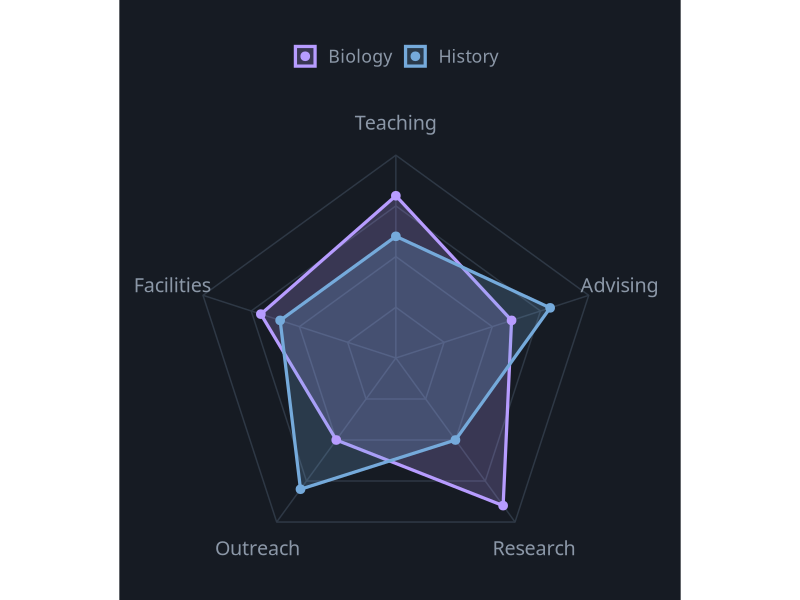
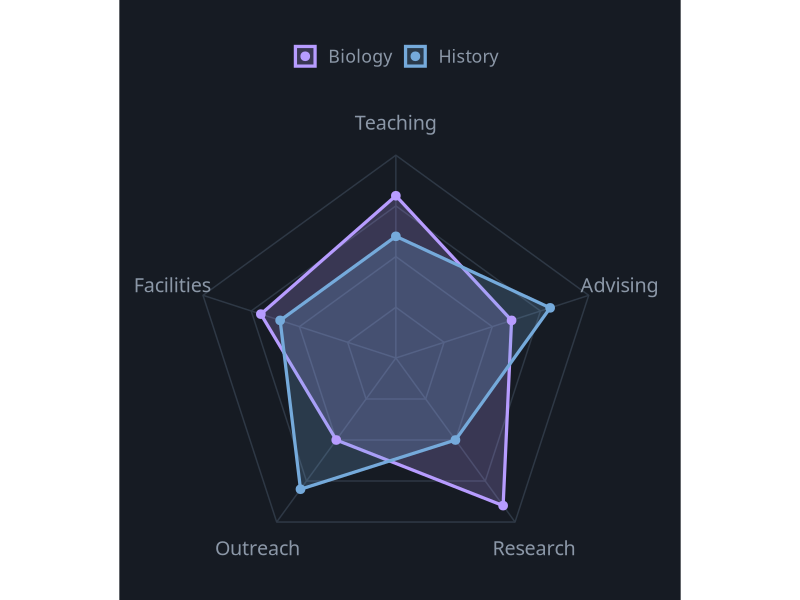

The R source for these figures, in order:
# Radar Chart
# Question: How does each program score across five review criteria?
# Put this script and radar.csv in the same folder, then in RStudio choose
# Session > Set Working Directory > To Source File Location.

library(tidyverse)

# ---- Gallery look: dark background, soft gray text ----
font <- "IBM Plex Sans"   # use "sans" if IBM Plex Sans is not installed
ink  <- "#8B97A7"

theme_gallery <- function() {
  theme_minimal(base_size = 16, base_family = font) +
    theme(
      plot.background  = element_rect(fill = "#161B23", color = NA),
      panel.grid       = element_line(color = "#222A34"),
      panel.grid.minor = element_blank(),
      text             = element_text(color = ink),
      axis.text        = element_text(color = ink),
      legend.position  = "top",
      legend.title     = element_blank(),
      plot.margin      = margin(24, 28, 18, 18)
    )
}

df <- read_csv("radar.csv", show_col_types = FALSE)

# Place each criterion on a spoke, starting at the top and going clockwise
spokes <- tibble(criterion = unique(df$criterion)) |>
  mutate(angle = 2 * pi * (row_number() - 1) / n())

points <- df |>
  left_join(spokes, by = "criterion") |>
  mutate(x = score * sin(angle), y = score * cos(angle))

rings <- expand_grid(level = c(2.5, 5, 7.5, 10), spokes) |>
  mutate(x = level * sin(angle), y = level * cos(angle))

p <- ggplot() +
  geom_polygon(data = rings, aes(x, y, group = level), fill = NA, color = "#2E3845") +
  geom_segment(data = spokes, aes(x = 0, y = 0, xend = 10 * sin(angle), yend = 10 * cos(angle)),
               color = "#2E3845") +
  geom_polygon(data = points, aes(x, y, group = program, fill = program, color = program),
               alpha = 0.22, linewidth = 1.1) +
  geom_point(data = points, aes(x, y, color = program), size = 2.6) +
  geom_text(data = spokes, aes(x = 11.6 * sin(angle), y = 11.6 * cos(angle), label = criterion),
            color = ink, family = font, size = 5) +
  scale_fill_manual(values = c("Biology" = "#B79CFF", "History" = "#75AADB")) +
  scale_color_manual(values = c("Biology" = "#B79CFF", "History" = "#75AADB")) +
  coord_equal(clip = "off") +
  theme_gallery() +
  theme(panel.grid = element_blank(), axis.text = element_blank(), axis.title = element_blank())

ggsave("radar.png", p, width = 9, height = 6, dpi = 200)
p
